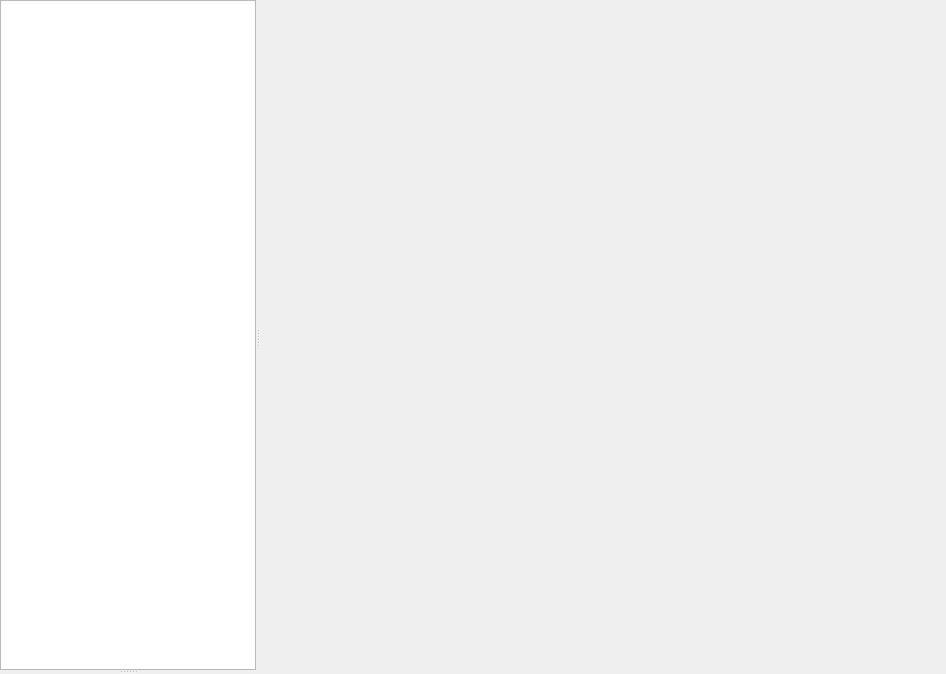
<?xml version="1.0" encoding="UTF-8"?>
<ui version="4.0">
 <class>Mayo::DocumentView</class>
 <widget class="QWidget" name="Mayo::DocumentView">
  <property name="geometry">
   <rect>
    <x>0</x>
    <y>0</y>
    <width>946</width>
    <height>674</height>
   </rect>
  </property>
  <property name="windowTitle">
   <string>Form</string>
  </property>
  <layout class="QVBoxLayout" name="verticalLayout_3">
   <property name="leftMargin">
    <number>0</number>
   </property>
   <property name="topMargin">
    <number>0</number>
   </property>
   <property name="rightMargin">
    <number>0</number>
   </property>
   <property name="bottomMargin">
    <number>0</number>
   </property>
   <item>
    <widget class="QSplitter" name="splitter_2">
     <property name="orientation">
      <enum>Qt::Horizontal</enum>
     </property>
     <widget class="QWidget" name="widget_Left" native="true">
      <layout class="QVBoxLayout" name="verticalLayout_4">
       <property name="leftMargin">
        <number>0</number>
       </property>
       <property name="topMargin">
        <number>0</number>
       </property>
       <property name="rightMargin">
        <number>0</number>
       </property>
       <property name="bottomMargin">
        <number>0</number>
       </property>
       <item>
        <widget class="QSplitter" name="splitter">
         <property name="orientation">
          <enum>Qt::Vertical</enum>
         </property>
         <widget class="QTreeWidget" name="treeWidget_Document">
          <attribute name="headerVisible">
           <bool>false</bool>
          </attribute>
          <column>
           <property name="text">
            <string notr="true">1</string>
           </property>
          </column>
         </widget>
         <widget class="QStackedWidget" name="stack_Browser">
          <property name="currentIndex">
           <number>0</number>
          </property>
          <widget class="QWidget" name="page_BrowserDetails">
           <layout class="QVBoxLayout" name="verticalLayout">
            <property name="leftMargin">
             <number>0</number>
            </property>
            <property name="topMargin">
             <number>0</number>
            </property>
            <property name="rightMargin">
             <number>0</number>
            </property>
            <property name="bottomMargin">
             <number>0</number>
            </property>
            <item>
             <widget class="QtTreePropertyBrowser" name="propBrowser_DocumentItem" native="true"/>
            </item>
           </layout>
          </widget>
          <widget class="QWidget" name="page_BrowserEmpty"/>
         </widget>
        </widget>
       </item>
      </layout>
     </widget>
     <widget class="QWidget" name="widget_Right" native="true">
      <property name="sizePolicy">
       <sizepolicy hsizetype="Preferred" vsizetype="Preferred">
        <horstretch>4</horstretch>
        <verstretch>0</verstretch>
       </sizepolicy>
      </property>
      <layout class="QVBoxLayout" name="verticalLayout_2">
       <property name="leftMargin">
        <number>0</number>
       </property>
       <property name="topMargin">
        <number>0</number>
       </property>
       <property name="rightMargin">
        <number>0</number>
       </property>
       <property name="bottomMargin">
        <number>0</number>
       </property>
       <item>
        <widget class="QtOccView" name="widget_View3d" native="true"/>
       </item>
      </layout>
     </widget>
    </widget>
   </item>
  </layout>
 </widget>
 <customwidgets>
  <customwidget>
   <class>QtTreePropertyBrowser</class>
   <extends>QWidget</extends>
   <header location="global">qttreepropertybrowser.h</header>
   <container>1</container>
  </customwidget>
  <customwidget>
   <class>QtOccView</class>
   <extends>QWidget</extends>
   <header>qt_occ_view.h</header>
   <container>1</container>
  </customwidget>
 </customwidgets>
 <resources/>
 <connections/>
</ui>
